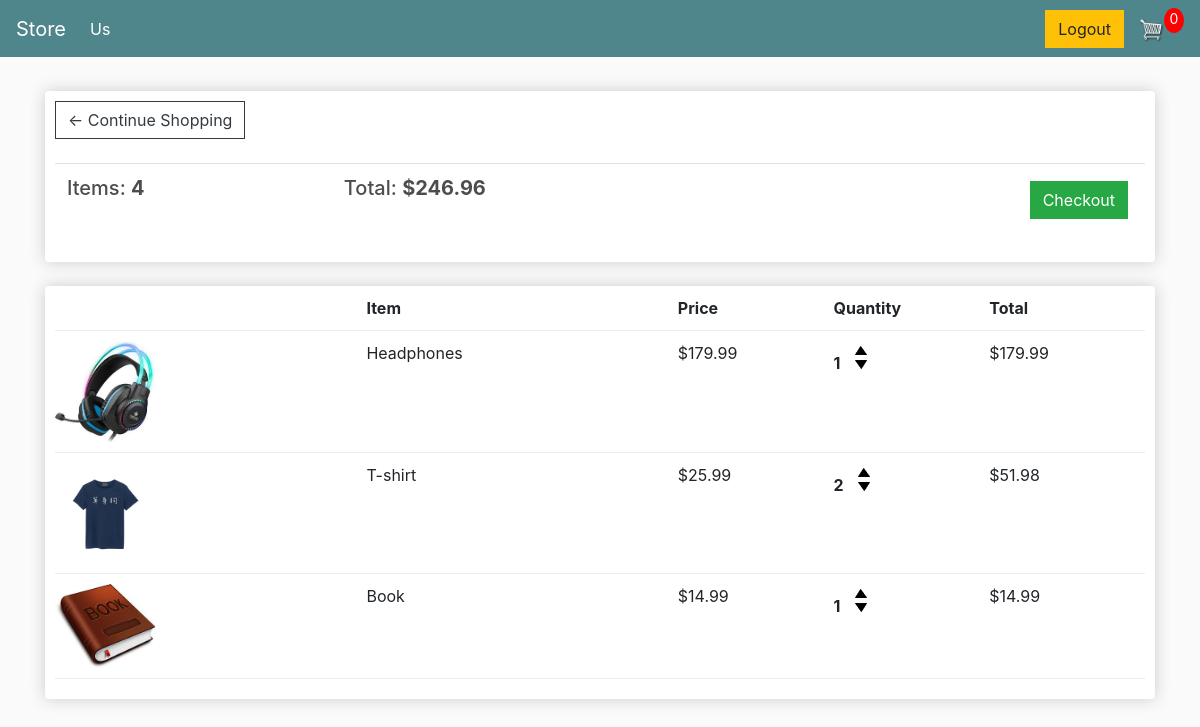
The app's page /cart/ (signed in) with its own data.
### store/models.py (models this page shows, shortened)
class Order(models.Model):
    customer = models.ForeignKey(Customer, on_delete=models.SET_NULL, null=True, blank=True)
    date_order = models.DateTimeField(auto_now_add=True)
    complete = models.BooleanField(default=False)
    transaction_id = models.CharField(max_length=200)
    @property
    def get_cart_total(self):
        orderitems = self.orderitem_set.all()
        total = sum([item.get_total for item in orderitems])
        return total
    @property
    def get_cart_items(self):
        orderitems = self.orderitem_set.all()
        total = sum([item.quantity for item in orderitems])
        return total

class OrderItem(models.Model):
    product = models.ForeignKey(Product, on_delete=models.SET_NULL, null=True, blank=True)
    order = models.ForeignKey(Order, on_delete=models.SET_NULL, null=True, blank=True)
    quantity = models.IntegerField(default=0, null=True, blank=True)
    date_added = models.DateTimeField(auto_now_add=True)
    @property
    def get_total(self):
        return self.quantity * self.product.price

class Product(models.Model):
    name = models.CharField(max_length=200, null=True)
    price = models.FloatField()
    digital = models.BooleanField(default=False, null=True, blank=True)
    image = models.ImageField(null=True, blank=True)
    @property
    def imageURL(self):
        try:
            url = self.image.url
        except:
            url = 'images/dummy.png'
        return url

### store/views.py (the view)
# urls.py: path("cart/", views.cart, name="cart"),
def cart(request):
    if request.user.is_authenticated:
        customer = request.user.customer
        order, created = Order.objects.get_or_create(customer=customer, complete=False)
        items = order.orderitem_set.all()
    else:
        items = []
        order = {'get_cart_total':0, 'get_cart_items':0}
    context = {'items': items, 'order': order}
    return render(request, "store/cart.html", context)

### store/templates/store/cart.html (shortened to what this page needs)
<!DOCTYPE html>
<html lang="en">
<head>
</head>
<body>
{% extends 'store/main.html' %}
{% load static %}
{% block content %}
    <div class="row">
        <div class="col-lg-12">
            <div class="box-element">
                <a  class="btn btn-outline-dark" href="{% url 'store' %}">&#x2190; Continue Shopping</a>
                <br>
                <br>
                <table class="table">
                    <tr>
                        <th><h5>Items: <strong> {{order.get_cart_items}} </strong></h5></th>
                        <th><h5>Total: <strong> ${{order.get_cart_total}} </strong></h5></th>
                        <th>
                            <a  style="float:right; margin:5px;" class="btn btn-success" href="{% url 'checkout' %}">Checkout</a>
                        </th>
                    </tr>
                </table>
            </div>
            <br>
            <div class="box-element">
               <div class="cart-row">
					<div style="flex:2"></div>
					<div style="flex:2"><strong>Item</strong></div>
					<div style="flex:1"><strong>Price</strong></div>
					<div style="flex:1"><strong>Quantity</strong></div>
					<div style="flex:1"><strong>Total</strong></div>
				</div>
                {% for item in items %}
				<div class="cart-row">
					<div style="flex:2"><img class="row-image" src="{{item.product.imageURL}}"></div>
					<div style="flex:2"><p>{{item.product.name}}</p></div>
					<div style="flex:1"><p>${{item.product.price}}</p></div>
					<div style="flex:1">
						<p class="quantity">{{item.quantity}}</p>
						<div class="quantity">
							<img class="chg-quantity" src="{% static  'images/arrow-up.png' %}">
							<img class="chg-quantity" src="{% static  'images/arrow-down.png' %}">
						</div>
					</div>
					<div style="flex:1"><p>${{item.get_total}}</p></div>
				</div>
                {% endfor %}
            </div>
        </div>
    </div>
{% endblock content %}

### store/templates/store/main.html (shortened to what this page needs)
<!DOCTYPE html>
{% load static %}
<html lang="en">
<head>
    <link rel="stylesheet" href="https://stackpath.bootstrapcdn.com/bootstrap/4.4.1/css/bootstrap.min.css">
    <link rel="stylesheet" type="text/css" href="{% static 'css/main.css' %}">
</head>
<body>
    <nav class="navbar navbar-expand-lg navbar-dark bg-dark">
      <a class="navbar-brand" href="{% url 'store' %}">Store</a>
      <div class="collapse navbar-collapse" id="navbarSupportedContent">
        <ul class="navbar-nav mr-auto">
          <li class="nav-item active">
            <a class="nav-link" href="{% url 'store' %}"> Us <span class="sr-only">(current)</span></a>
          </li>
        </ul>
        <div class="form-inline my-2 my-lg-0">
            {% if request.user.is_authenticated %}
                <a href="#"class="btn btn-warning">Logout</a>
            {% else %}
                <a href="#"class="btn btn-warning">Login</a>
            {% endif %}
            <a href="{% url 'cart' %}">
                <img  id="cart-icon" src="{% static 'images/buy.png' %}">
            </a>
            <p id="cart-total">0</p>
        </div>
      </div>
    </nav>
    <div class="container">
        <br>
        {% block content %}
        {% endblock content %}
    </div>
</body>
</html>

### static/css/main.css (style rules this page uses)
body { background-color: hsl(0, 0%, 98%); }
h1,h2,h3,h4,h5,h6 { color:hsl(0, 0%, 30%); }
.box-element { box-shadow:hsl(0, 0%, 80%) 0 0 16px; background-color: #fff; border-radius: 4px; padding: 10px; }
.bg-dark { background-color: #4f868c!important; }
#cart-icon { width:25px; display: inline-block; margin-left: 15px; }
#cart-total { display: block; text-align: center; color:#fff; background-color: red; width: 20px; height: 25px; border-radius: 50%; font-size: 14px; }
.col-lg-4, .col-lg-6, .col-lg-8, .col-lg-12 { margin-top: 10px; }
.btn { border-radius: 0; }
.row-image { width: 100px; }
.cart-row { display: flex; align-items: flex-stretch; padding-bottom: 10px; margin-bottom: 10px; border-bottom: 1px solid #ececec; }
.quantity { display: inline-block; font-weight: 700; padding-right:10px; }
.chg-quantity { width: 12px; cursor: pointer; display: block; margin-top: 5px; transition:.1s; }

### records on screen
Order: get_cart_items "4", get_cart_total "246.96"
OrderItem: product.imageURL (picture), product.name "Headphones", product.price "179.99", quantity "1", get_total "179.99"
OrderItem: product.imageURL (picture), product.name "T-shirt", product.price "25.99", quantity "2", get_total "51.98"
OrderItem: product.imageURL (picture), product.name "Book", product.price "14.99", quantity "1", get_total "14.99"
